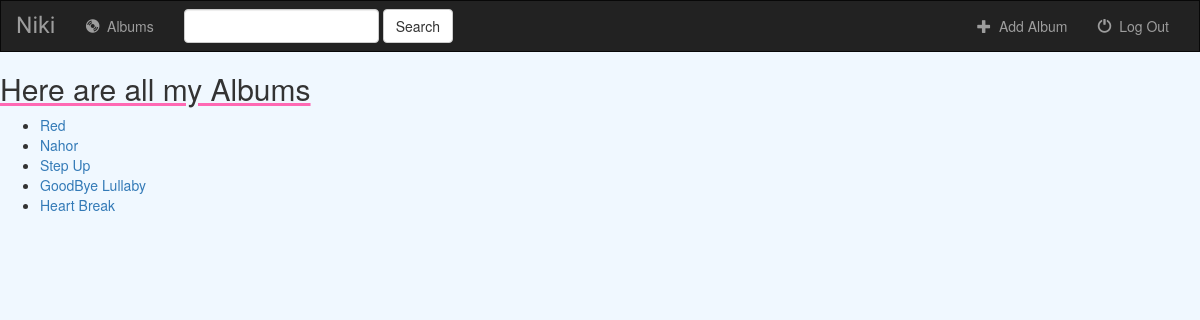
/music/, run on an earlier commit of the app's database.
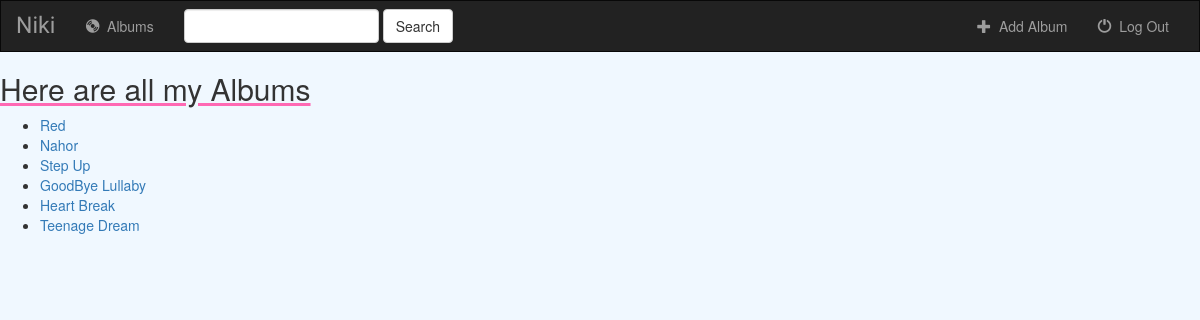
And on a later commit of the database.
### music/models.py (models this page shows, shortened)
class Album(models.Model):
    artist = models.CharField(max_length=250)
    album_title = models.CharField(max_length=250)
    genre = models.CharField(max_length=100)
    album_logo = models.FileField()

### music/views.py (the view)
class IndexView(generic.ListView):
    template_name = 'music/index.html'
    context_object_name = 'all_albums'
    def get_queryset(self):
        return Album.objects.all()

### music/templates/music/index.html (shortened to what this page needs)
{% extends 'music/base.html' %}
    {% block body %}
        {% if all_albums %}
            <h2><span class="underline">Here are all my Albums</span></h2>
            <ul>
                {% for album in all_albums %}
                <li><a href="{% url 'music:detail' album.id %}">{{ album.album_title }}</a></li>
                {% endfor %}
            </ul>
        {% else %}
            <h3>You don't have any Albums</h3>
        {% endif %}
        {% load staticfiles %}
        <link rel="stylesheet" href="{% static 'music/index.css' %}">
{% endblock %}

What changed in the data, as far as the page shows it:
added Album: album_title "Teenage Dream"
